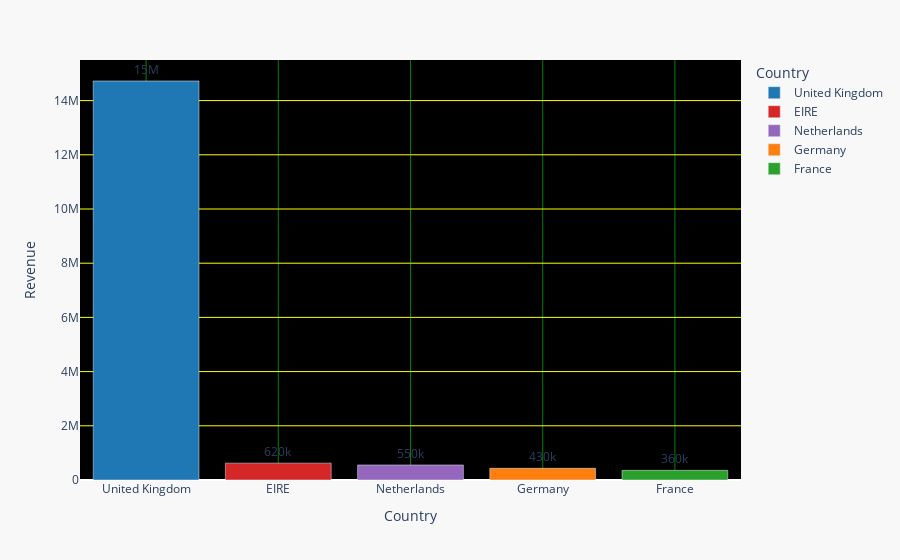

Source (notebook cell):
### Code cell
# Background and Grid Styling

color_map = {
    'United Kingdom': '#1f77b4',
    'Germany': '#ff7f0e',
    'France': '#2ca02c',
    'EIRE': '#d62728',
    'Netherlands': '#9467bd'
}

fig = px.bar(top_countries.head(5),
             x='Country', y='Revenue',
             text='Revenue',
             color='Country',
             color_discrete_map=color_map)

fig.update_traces(texttemplate='%{text:.2s}', textposition='outside')

# New stuff
fig.update_layout(
    plot_bgcolor='black',
    paper_bgcolor='#f8f8f8',
    xaxis=dict(showgrid=True, gridcolor='green'),
    yaxis=dict(showgrid=True, gridcolor='yellow'),
)

fig.show()

### Figure 1 — Plotly figure (JSON) as saved in the notebook; plotly's stock layout.template omitted (floating-point values rounded to 4 significant figures)
{"data": [{"hovertemplate": "Country=%{x}<br>Revenue=%{text}<extra></extra>", "legendgroup": "United Kingdom", "marker": {"color": "#1f77b4", "pattern": {"shape": ""}}, "name": "United Kingdom", "orientation": "v", "showlegend": true, "text": [14720000.0], "textposition": "outside", "texttemplate": "%{text:.2s}", "type": "bar", "x": ["United Kingdom"], "xaxis": "x", "y": [14720000.0], "yaxis": "y"}, {"hovertemplate": "Country=%{x}<br>Revenue=%{text}<extra></extra>", "legendgroup": "EIRE", "marker": {"color": "#d62728", "pattern": {"shape": ""}}, "name": "EIRE", "orientation": "v", "showlegend": true, "text": [621600.0], "textposition": "outside", "texttemplate": "%{text:.2s}", "type": "bar", "x": ["EIRE"], "xaxis": "x", "y": [621600.0], "yaxis": "y"}, {"hovertemplate": "Country=%{x}<br>Revenue=%{text}<extra></extra>", "legendgroup": "Netherlands", "marker": {"color": "#9467bd", "pattern": {"shape": ""}}, "name": "Netherlands", "orientation": "v", "showlegend": true, "text": [554200.0], "textposition": "outside", "texttemplate": "%{text:.2s}", "type": "bar", "x": ["Netherlands"], "xaxis": "x", "y": [554200.0], "yaxis": "y"}, {"hovertemplate": "Country=%{x}<br>Revenue=%{text}<extra></extra>", "legendgroup": "Germany", "marker": {"color": "#ff7f0e", "pattern": {"shape": ""}}, "name": "Germany", "orientation": "v", "showlegend": true, "text": [431300.0], "textposition": "outside", "texttemplate": "%{text:.2s}", "type": "bar", "x": ["Germany"], "xaxis": "x", "y": [431300.0], "yaxis": "y"}, {"hovertemplate": "Country=%{x}<br>Revenue=%{text}<extra></extra>", "legendgroup": "France", "marker": {"color": "#2ca02c", "pattern": {"shape": ""}}, "name": "France", "orientation": "v", "showlegend": true, "text": [355300.0], "textposition": "outside", "texttemplate": "%{text:.2s}", "type": "bar", "x": ["France"], "xaxis": "x", "y": [355300.0], "yaxis": "y"}], "layout": {"barmode": "relative", "legend": {"title": {"text": "Country"}, "tracegroupgap": 0}, "margin": {"t": 60}, "paper_bgcolor": "#f8f8f8", "plot_bgcolor": "black", "xaxis": {"anchor": "y", "categoryarray": ["United Kingdom", "EIRE", "Netherlands", "Germany", "France"], "categoryorder": "array", "domain": [0, 1], "gridcolor": "green", "showgrid": true, "title": {"text": "Country"}}, "yaxis": {"anchor": "x", "domain": [0, 1], "gridcolor": "yellow", "showgrid": true, "title": {"text": "Revenue"}}}}
